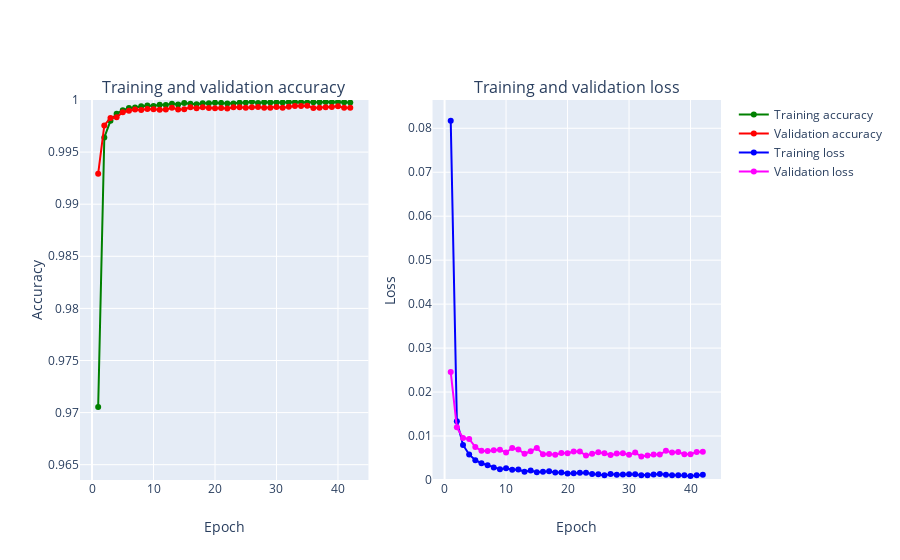

The notebook cell this image was saved under:
### Code cell
plot_accuracy_and_loss(train_model1)

### Figure 1 — Plotly figure (JSON) as saved in the notebook; plotly's stock layout.template omitted (floating-point values rounded to 4 significant figures)
{"data": [{"marker": {"color": "Green"}, "mode": "markers+lines", "name": "Training accuracy", "text": ["1", "2", "3", "4", "5", "6", "7", "8", "9", "10", "11", "12", "13", "14", "15", "16", "17", "18", "19", "20", "21", "22", "23", "24", "25", "26", "27", "28", "29", "30", "31", "32", "33", "34", "35", "36", "37", "38", "39", "40", "41", "42"], "type": "scatter", "x": [1, 2, 3, 4, 5, 6, 7, 8, 9, 10, 11, 12, 13, 14, 15, 16, 17, 18, 19, 20, 21, 22, 23, 24, 25, 26, 27, 28, 29, 30, 31, 32, 33, 34, 35, 36, 37, 38, 39, 40, 41, 42], "xaxis": "x", "y": [0.9705, 0.9964, 0.998, 0.9987, 0.999, 0.9992, 0.9993, 0.9994, 0.9995, 0.9994, 0.9996, 0.9995, 0.9997, 0.9996, 0.9997, 0.9996, 0.9996, 0.9997, 0.9997, 0.9997, 0.9997, 0.9997, 0.9997, 0.9997, 0.9997, 0.9998, 0.9997, 0.9998, 0.9998, 0.9998, 0.9998, 0.9998, 0.9998, 0.9998, 0.9998, 0.9998, 0.9998, 0.9998, 0.9998, 0.9998, 0.9998, 0.9997], "yaxis": "y"}, {"marker": {"color": "Red"}, "mode": "markers+lines", "name": "Validation accuracy", "text": ["1", "2", "3", "4", "5", "6", "7", "8", "9", "10", "11", "12", "13", "14", "15", "16", "17", "18", "19", "20", "21", "22", "23", "24", "25", "26", "27", "28", "29", "30", "31", "32", "33", "34", "35", "36", "37", "38", "39", "40", "41", "42"], "type": "scatter", "x": [1, 2, 3, 4, 5, 6, 7, 8, 9, 10, 11, 12, 13, 14, 15, 16, 17, 18, 19, 20, 21, 22, 23, 24, 25, 26, 27, 28, 29, 30, 31, 32, 33, 34, 35, 36, 37, 38, 39, 40, 41, 42], "xaxis": "x", "y": [0.9929, 0.9976, 0.9983, 0.9983, 0.9988, 0.999, 0.9991, 0.999, 0.9991, 0.9991, 0.9991, 0.9991, 0.9992, 0.9991, 0.9991, 0.9993, 0.9992, 0.9993, 0.9992, 0.9992, 0.9992, 0.9992, 0.9993, 0.9993, 0.9992, 0.9993, 0.9993, 0.9992, 0.9993, 0.9993, 0.9993, 0.9993, 0.9994, 0.9994, 0.9994, 0.9992, 0.9993, 0.9993, 0.9993, 0.9994, 0.9992, 0.9992], "yaxis": "y"}, {"marker": {"color": "Blue"}, "mode": "markers+lines", "name": "Training loss", "text": ["1", "2", "3", "4", "5", "6", "7", "8", "9", "10", "11", "12", "13", "14", "15", "16", "17", "18", "19", "20", "21", "22", "23", "24", "25", "26", "27", "28", "29", "30", "31", "32", "33", "34", "35", "36", "37", "38", "39", "40", "41", "42"], "type": "scatter", "x": [1, 2, 3, 4, 5, 6, 7, 8, 9, 10, 11, 12, 13, 14, 15, 16, 17, 18, 19, 20, 21, 22, 23, 24, 25, 26, 27, 28, 29, 30, 31, 32, 33, 34, 35, 36, 37, 38, 39, 40, 41, 42], "xaxis": "x2", "y": [0.08174, 0.01334, 0.007978, 0.005809, 0.0045, 0.003816, 0.003375, 0.00287, 0.002466, 0.002644, 0.002356, 0.002402, 0.001894, 0.002165, 0.001758, 0.001895, 0.001987, 0.001701, 0.0017, 0.001494, 0.001535, 0.001675, 0.001661, 0.00139, 0.001292, 0.001056, 0.001356, 0.001181, 0.001251, 0.001286, 0.001296, 0.001085, 0.001078, 0.001239, 0.001344, 0.001173, 0.001075, 0.001104, 0.001075, 0.0008997, 0.001052, 0.001213], "yaxis": "y2"}, {"marker": {"color": "Magenta"}, "mode": "markers+lines", "name": "Validation loss", "text": ["1", "2", "3", "4", "5", "6", "7", "8", "9", "10", "11", "12", "13", "14", "15", "16", "17", "18", "19", "20", "21", "22", "23", "24", "25", "26", "27", "28", "29", "30", "31", "32", "33", "34", "35", "36", "37", "38", "39", "40", "41", "42"], "type": "scatter", "x": [1, 2, 3, 4, 5, 6, 7, 8, 9, 10, 11, 12, 13, 14, 15, 16, 17, 18, 19, 20, 21, 22, 23, 24, 25, 26, 27, 28, 29, 30, 31, 32, 33, 34, 35, 36, 37, 38, 39, 40, 41, 42], "xaxis": "x2", "y": [0.02457, 0.01198, 0.009547, 0.009342, 0.0075, 0.006675, 0.006588, 0.006749, 0.006873, 0.006261, 0.00727, 0.006958, 0.00597, 0.006542, 0.007303, 0.005874, 0.005909, 0.005739, 0.006119, 0.006091, 0.006469, 0.006502, 0.005549, 0.005997, 0.006334, 0.006105, 0.005663, 0.006045, 0.006088, 0.005723, 0.00623, 0.005348, 0.005595, 0.005807, 0.005779, 0.006634, 0.006265, 0.006351, 0.005834, 0.005859, 0.006387, 0.006431], "yaxis": "y2"}], "layout": {"annotations": [{"font": {"size": 16}, "showarrow": false, "text": "Training and validation accuracy", "x": 0.225, "xanchor": "center", "xref": "paper", "y": 1, "yanchor": "bottom", "yref": "paper"}, {"font": {"size": 16}, "showarrow": false, "text": "Training and validation loss", "x": 0.775, "xanchor": "center", "xref": "paper", "y": 1, "yanchor": "bottom", "yref": "paper"}], "xaxis": {"anchor": "y", "domain": [0, 0.45], "title": {"text": "Epoch"}}, "xaxis2": {"anchor": "y2", "domain": [0.55, 1], "title": {"text": "Epoch"}}, "yaxis": {"anchor": "x", "domain": [0, 1], "range": [0.9635, 1], "title": {"text": "Accuracy"}}, "yaxis2": {"anchor": "x2", "domain": [0, 1], "range": [0, 0.08643], "title": {"text": "Loss"}}}}
